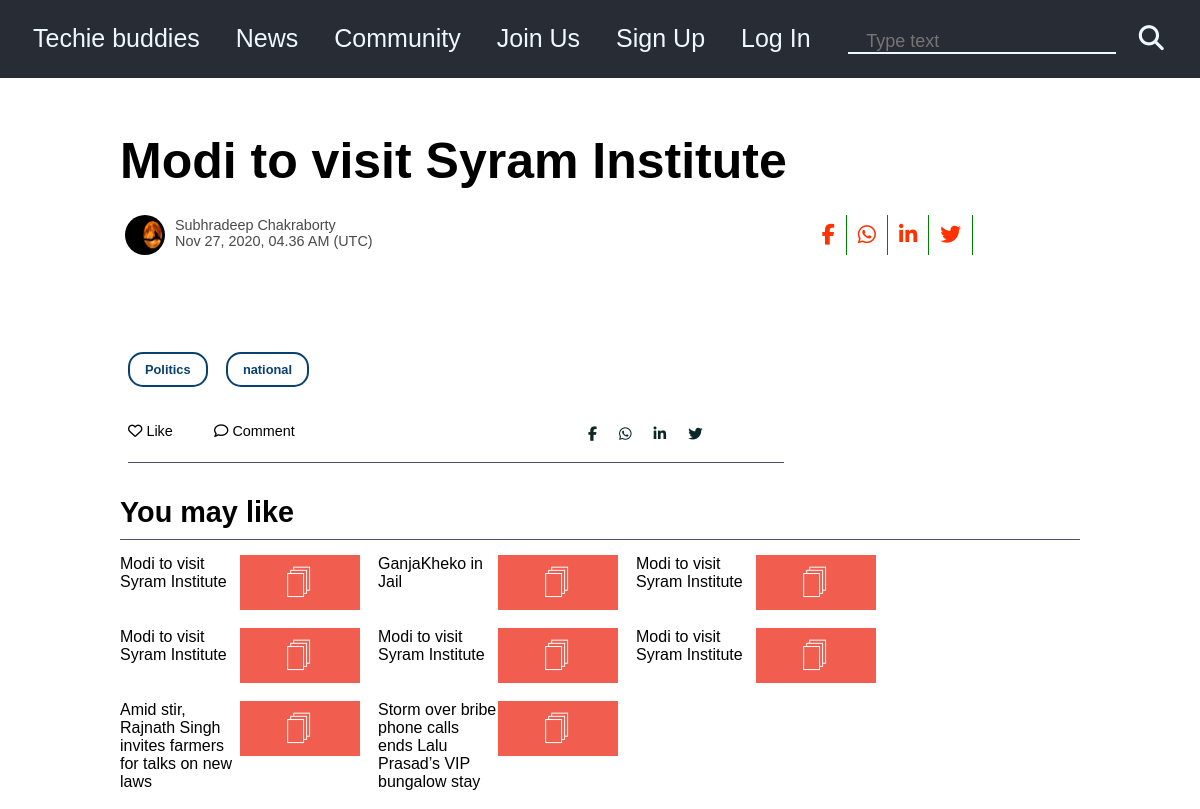
Page /news/post/20 on the committed database.
### Blog/models.py (models this page shows, shortened)
class Blog(models.Model):
    heading = models.CharField(max_length=100)
    publish_date = models.DateTimeField()
    content = fields.RichTextField()
    author = models.ForeignKey(Author,on_delete = models.CASCADE)
    tags = models.ManyToManyField(Tag,related_name='blogs')
    read = models.IntegerField(default=0)
    front_img = models.ImageField(blank=True,upload_to='Blog/images',null = True)
    class Meta:
        ordering=['-id']

class Author(models.Model):
    name = models.CharField(max_length = 45)
    country = models.CharField(max_length = 45,choices=COUNTRY_CHOICES)
    works_at = models.CharField(max_length=48)
    description = fields.RichTextField(blank=True,null=True)
    image = models.ImageField(blank = True,upload_to='Blog/images',null = True)
    email = models.EmailField(blank=True,null=True)
    facebook_url = models.URLField(blank=True,null=True)
    instagram_url = models.URLField(blank=True,null=True)
    twitter_url = models.URLField(blank=True,null=True)

class Tag(models.Model):
    name = models.CharField(max_length=15)

### Blog/views.py (the view, shortened to what this page needs)
# urls.py: path('post/<int:val>',views.post,name='post'),
def post(request,val):
    blog = Blog.objects.get(pk = val)
    tags = blog.tags.all()
    if request.method == 'POST':
        comment = request.POST['comment']
        comm = Comment(post = blog,user = request.user,body=comment)
        comm.save()
    comments = blog.postcomments.filter(parent = None)
    num_of_tags = tags.count()
    recommended_blogs = []
    num_of_blogs = 0
    while num_of_blogs < 8 :
        if num_of_tags == 1:
            rand = 0
        elif num_of_tags:
            rand = random.randint(0,num_of_tags -1)
        blogs = tags[rand].blogs.all()
        count_of_blogs = blogs.count()
        if count_of_blogs > num_of_blogs:
            recommended_blogs.append(blogs[num_of_blogs])
        num_of_blogs = num_of_blogs + 1
    if not blog:
        return render(request,'Techblog/error.html')
    return render(request,'Techblog/post.html',{'blog':blog,'recommended':recommended_blogs,'comments':comments})

### template/Techblog/post.html (shortened to what this page needs)
{% extends 'Techblog/base.html' %}
{% load static %}
{%block link%}
<link rel='stylesheet' href='{% static "Techblog/post.css" %}' />
{% endblock %}
{%block body %}
<div class='content'>
    <div class='heading-wrapper'>
        <h1 class='heading'>{{blog.heading}}</h1>
        <div class='post-information'>
            <div class='author'>
                {% if blog.author.image %}
                <img src='{{blog.author.image.url}}' />
                {% else %}
                <img src='{%static "Techblog/guest-user.jpg" %}' />
                {% endif %}
                <div class='author-info'>
                    <span class='name'>{{blog.author.name}}</span><br />
                    <span class='date'>{{blog.publish_date|date:'M j, Y,'}} {{blog.publish_date|date:'H.i A'}}
                        ({{blog.publish_date|date:'T'}})</span>
                </div>
            </div>
            <div class='social-networks'>
                <a href='#'><i class="fab fa-facebook-f"></i></a><a href='#'><i class="fab fa-whatsapp"></i></a><a
                    href='#'><i class="fab fa-linkedin-in"></i></a><a href='#'><i class="fab fa-twitter"></i></a>
            </div>
        </div>
    </div>
    <main>
        <div class='tags'>
            {% for tag in blog.tags.all  %}
            <a href='{% url "Blog:tagpost" tag.name %}'>{{tag.name}}</a>
            {% endfor %}
        </div>
        <div class='like-section'>
            <div class='like-comment'>
                <p class='like'><i class="far fa-heart"></i> Like</p>
                <p class='comment'><i class="far fa-comment"></i> Comment</p>
            </div>
            <div class='social'>
                <a href='#'><i class="fab fa-facebook-f"></i></a><a href='#'><i class="fab fa-whatsapp"></i></a><a
                    href='#'><i class="fab fa-linkedin-in"></i></a><a href='#'><i class="fab fa-twitter"></i></a>
            </div>
        </div>
    </main>
    <div class='you-may-like'>
        <h1>You may like</h1>
        <div class='recommended-container'>
            {% for blog in recommended %}
            <div class='content-like'><a class='related-items' href='{% url "Blog:post" blog.id %}'>
                    <div class='description'>{{blog.heading}}</div>
                    {% if blog.front_img %}
                    <img src='{{blog.front_img.url}}' />
                    {% else %}
                    <img src='{%static "Techblog/featuredimage.jpg" %}' />
                    {% endif %}
                </a>
            </div>
            {% endfor %}
        </div>
    </div>
</div>
{% endblock %}

### static/Techblog/base.css (style rules this page uses)
* { margin: 0; padding: 0; box-sizing: border-box; }
body { min-height: 100vh; font-family: 'Gill Sans', 'Gill Sans MT', Calibri, 'Trebuchet MS', sans-serif; }

### static/Techblog/post.css (style rules this page uses)
.content { width:80%; margin:auto; margin-top: 33px; }
.heading { font-size:50px; margin:54px 0 25px; font-weight: 900; color: black; }
.author img { width:40px; height:40px; border-radius: 50%; display: block; float:left; }
.author-info { float:left; padding:2px 10px ; font-size: 0.9rem; }
.post-information { width:100%; display:flex; color: #000000b6; }
.author { flex-grow: 4; overflow:auto; padding-left:5px; }
.author::after { display:table; content:''; clear:both; }
.social-networks { flex-grow:1; }
.social-networks a { text-decoration: none; color:rgb(255, 51, 0); display:inline-block; padding:8px 11px; font-size: 1.3rem; border-right:1px solid green; }
.heading-wrapper { margin-bottom:60px; }
main { width: 70%; padding: 8px; font-size: 23px; color: rgb(0 0 0 / 78%); line-height: 46px; }
.tags { margin:20px 0 15px; }
.tags a { padding:8px 15px; color:rgb(8, 64, 112); font-weight: bold; font-size: 0.8rem; border-radius: 15px; border:2px solid rgb(8, 64, 112); text-decoration: none; margin-right:12px; }
.like-section { margin-top:15px; padding-bottom:5px; border-bottom:1px solid #0b072eb6; display:flex; }
.like-comment { font-size: 0.9rem; color:black; flex-grow: 4; }
.social a { text-decoration: none; color:rgb(11, 39, 39); padding:2px 11px; font-size: 0.9rem; }
.social { flex-grow: 1; }
.like { float:left; width:52px; cursor: pointer; margin-right:34px; }
.comment { float: left; width:81px; cursor: pointer; }
.like-comment::after { clear: both; display:table; content: ''; }
.you-may-like { width:100%;margin-top:25px; }
.you-may-like h1 { font-size:1.8rem; padding-bottom: 10px; border-bottom: 1px solid #0b072eb6; margin-bottom: 15px; }
.recommended-container { display:flex; flex-wrap: wrap; }
.content-like { width: 25%; margin-right: 18px; margin-bottom: 18px; overflow: auto; }
.description { float:left; width:50%; }
.content-like img { float:left; width:50%; }
.content-like::after { display:table; content:''; clear:both; }
.related-items { text-decoration: none; color: black; }

### rows in the picture
Blog: heading "Modi to visit Syram Institute", author.image (picture), author.name "Subhradeep Chakraborty", publish_date "Nov 27, 2020,", publish_date "04.36 AM", publish_date "UTC"
Tag: name "Politics"
Tag: name "national"
Blog: heading "GanjaKheko in Jail"
Blog: heading "Modi to visit Syram Institute"
Blog: heading "Modi to visit Syram Institute"
Blog: heading "Modi to visit Syram Institute"
Blog: heading "Amid stir, Rajnath Singh invites farmers for talks on new laws"
Blog: heading "Storm over bribe phone calls ends Lalu Prasad’s VIP bungalow stay"
